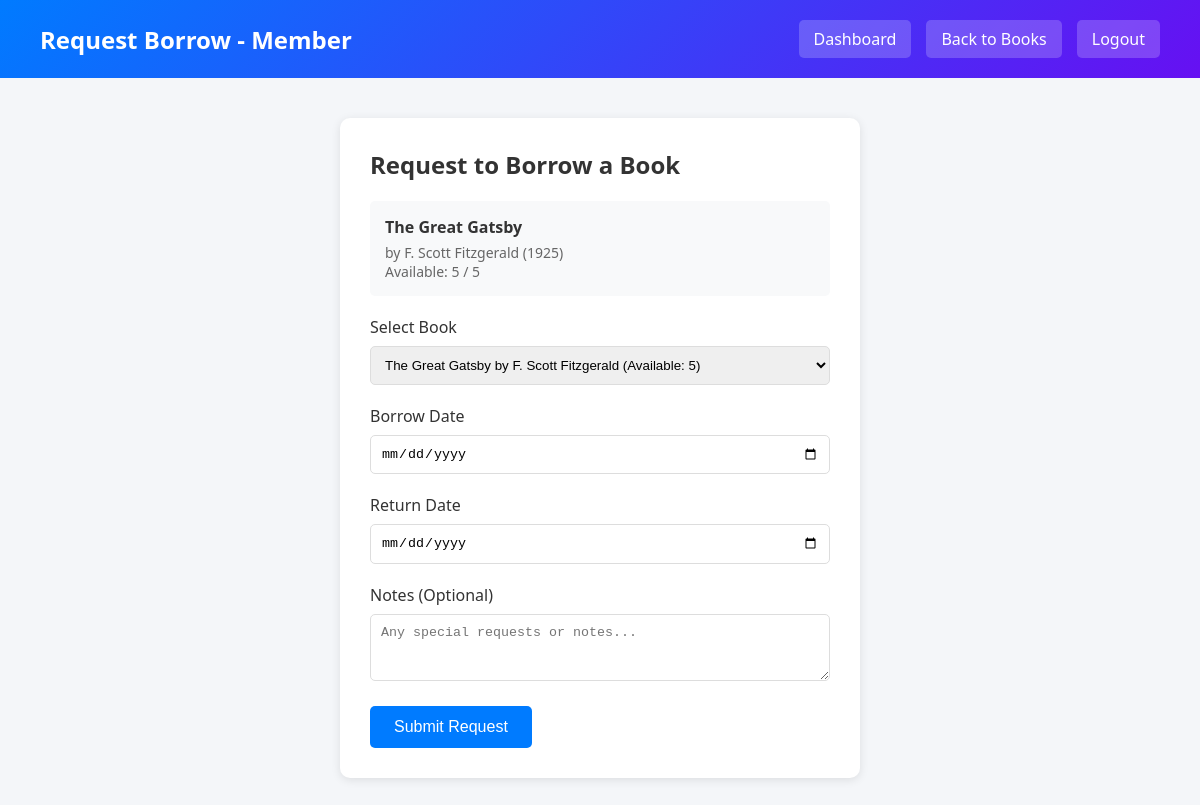
The page /member_borrow_request.php?book_id=1 (signed in) on the database its author committed.
### tables this page shows
CREATE TABLE `books` (
  `book_id` int(11) NOT NULL,
  `title` varchar(200) NOT NULL,
  `author` varchar(100) NOT NULL,
  `year_published` int(11) DEFAULT NULL,
  `quantity` int(11) DEFAULT 1,
  `available_quantity` int(11) DEFAULT 1,
  `status` enum('active','inactive','archived') DEFAULT 'active',
  `content` text DEFAULT NULL,
  `created_at` timestamp NOT NULL DEFAULT current_timestamp()
);

### member_borrow_request.php (the view, shortened to what this page needs)
<?php
require_once 'config.php';
$selected_book = null;
$stmt = $pdo->query("SELECT * FROM books WHERE status = 'active' AND available_quantity > 0 ORDER BY title");
$books = $stmt->fetchAll();
if (isset($_GET['book_id'])) {
    $book_id = intval($_GET['book_id']);
    $stmt = $pdo->prepare("SELECT * FROM books WHERE book_id = ? AND status = 'active' AND available_quantity > 0");
    $stmt->execute([$book_id]);
    $selected_book = $stmt->fetch();
}
?>
<!DOCTYPE html>
<html lang="en">
<head>
</head>
<body>
    <div class="header">
        <h1>Request Borrow - Member</h1>
        <div class="nav-links">
            <a href="member_dashboard.php">Dashboard</a>
            <a href="member_books.php">Back to Books</a>
            <a href="logout.php">Logout</a>
        </div>
    </div>
    <div class="container">
        <div class="form-card">
            <h2>Request to Borrow a Book</h2>
            <?php if ($selected_book): ?>
                <div class="book-info">
                    <h4><?php echo htmlspecialchars($selected_book['title']); ?></h4>
                    <p>by <?php echo htmlspecialchars($selected_book['author']); ?> (<?php echo $selected_book['year_published']; ?>)</p>
                    <p>Available: <?php echo $selected_book['available_quantity']; ?> / <?php echo $selected_book['quantity']; ?></p>
                </div>
            <?php endif; ?>
            <form method="POST">
                <div class="form-group">
                    <label>Select Book</label>
                    <select name="book_id" required>
                        <?php foreach ($books as $book): ?>
                            <option value="<?php echo $book['book_id']; ?>" <?php echo $selected_book && $selected_book['book_id'] == $book['book_id'] ? 'selected' : ''; ?>>
                                <?php echo htmlspecialchars($book['title']); ?> by <?php echo htmlspecialchars($book['author']); ?> (Available: <?php echo $book['available_quantity']; ?>)
                            </option>
                        <?php endforeach; ?>
                    </select>
                </div>
                <div class="form-group">
                    <label>Borrow Date</label>
                    <input type="date" name="borrow_date" required min="<?php echo date('Y-m-d'); ?>">
                </div>
                <div class="form-group">
                    <label>Return Date</label>
                    <input type="date" name="return_date" required>
                </div>
                <div class="form-group">
                    <label>Notes (Optional)</label>
                    <textarea name="notes" rows="3" placeholder="Any special requests or notes..."></textarea>
                </div>
                <button type="submit" class="btn">Submit Request</button>
            </form>
        </div>
    </div>
</body>
</html>

### member_borrow_request.php (style rules this page uses)
* { margin: 0; padding: 0; box-sizing: border-box; }
body { font-family: 'Segoe UI', Tahoma, Geneva, Verdana, sans-serif; background: #f4f6f9; }
.header { background: linear-gradient(135deg, #007bff 0%, #6610f2 100%); color: white; padding: 20px 40px; display: flex; justify-content: space-between; align-items: center; }
.header h1 { font-size: 24px; }
.nav-links { display: flex; gap: 15px; }
.nav-links a { color: white; text-decoration: none; padding: 8px 15px; background: rgba(255,255,255,0.2); border-radius: 5px; }
.container { padding: 40px; max-width: 600px; margin: 0 auto; }
.form-card { background: white; padding: 30px; border-radius: 10px; box-shadow: 0 2px 10px rgba(0,0,0,0.1); }
.form-card h2 { margin-bottom: 20px; color: #333; }
.form-group { margin-bottom: 20px; }
.form-group label { display: block; margin-bottom: 8px; color: #333; font-weight: 500; }
.form-group input, .form-group select, .form-group textarea { width: 100%; padding: 10px; border: 1px solid #ddd; border-radius: 5px; }
.btn { padding: 12px 24px; background: #007bff; color: white; border: none; border-radius: 5px; cursor: pointer; font-size: 16px; }
.book-info { background: #f8f9fa; padding: 15px; border-radius: 5px; margin-bottom: 20px; }
.book-info h4 { color: #333; margin-bottom: 5px; }
.book-info p { color: #666; font-size: 14px; }

### rows shown on the page
books: title "The Great Gatsby", author "F. Scott Fitzgerald", year_published "1925", available_quantity "5", quantity "5"

### other values the page prints
form field book_id "The Great Gatsby by F. Scott Fitzgerald (Available: 5)"
